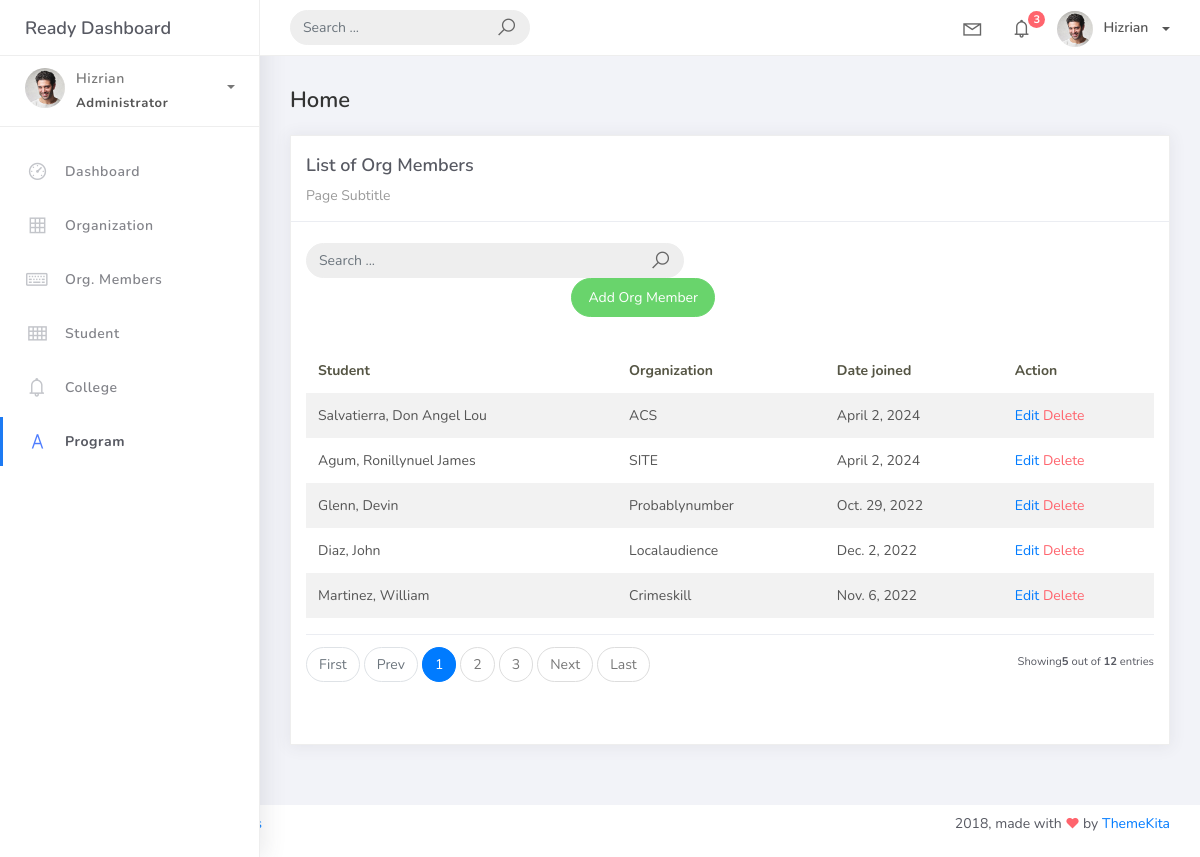
The page /orgmember_list on the database its author committed.
### studentorg/models.py (models this page shows)
class BaseModel(models.Model):
    created_at = models.DateTimeField(auto_now_add=True, db_index=True)
    updated_at = models.DateTimeField(auto_now=True)
    class Meta:
        abstract = True

class OrgMember(BaseModel):
    student = models. ForeignKey(Student, on_delete=models.CASCADE)
    organization = models. ForeignKey(Organization, on_delete=models.CASCADE)
    date_joined = models.DateField()

class Student(BaseModel):
    student_id = models.CharField(max_length=15)
    lastname = models.CharField(max_length=25)
    firstname = models.CharField(max_length=25)
    middlename = models.CharField(max_length=25, blank=True, null=True)
    program = models. ForeignKey (Program, on_delete=models.CASCADE)
    def __str__ (self):
        return f"{self.lastname}, {self.firstname}"

class Organization (BaseModel):
    name = models. CharField(max_length=250)
    college = models.ForeignKey(
        College, null=True, blank=True, on_delete=models.CASCADE)
    description = models.CharField(max_length=500)
    def __str__ (self):
        return self.name

### studentorg/views.py (the view)
# urls.py: path('orgmember_list', OrgMemberList.as_view(), name="orgmember-list"),
class OrgMemberList(ListView):
    model = OrgMember
    context_object_name = "org_members"
    template_name = "orgmemb_list.html"
    paginate_by = 5
    def get_queryset(self, *args, **kwargs):
        qs = super(OrgMemberList, self).get_queryset(*args, **kwargs)
        if self.request.GET.get('q') != None:
            query = self.request.GET.get('q')
            qs = qs.filter(Q(student__firstname__icontains=query) | Q(organization__name__icontains=query) | Q(date_joined__icontains=query))
        return qs

### templates/orgmemb_list.html
{% extends 'base.html' %}
{% load static %}
{% block content %}
<div class="content">
    <div class="container-fluid">
        <h4 class="page-title">Home</h4>
        <div class="row">
            <div class="col-md-12">
                <div class="card">
                    <div class="card-header">
                        <div class="card-title">List of Org Members</div>
                        <div class="card-category">Page Subtitle</div>
                    </div>
                    <br />
                    <div class="col-md-12 row">
                        <div class="col-md-6">
                            <form class="navbar-left navbar-form nav-search mr-md-3" action="{% url 'orgmember-list' %}">
                                <div class="input-group">
                                    <input type="text" placeholder="Search ..." class="form-control" name="q" />
                                    <div class="input-group-append">
                                        <span class="input-group-text">
                                            <i class="la la-search search-icon"></i>
                                        </span>
                                    </div>
                                </div>
                            </form>
                        </div>
                    </div>
                    <div class="col-md-6">
                        <div class="pull-right">
                            <a href="{% url 'orgmem-add' %}" class="btn btn-success btn-rounded">Add Org Member</a>
                        </div>
                    </div>
                    <div class="card-body">
                        <table class="table table-striped mt-3">
                            <thead>
                                <tr>
                                    <th scope="col">Student</th>
                                    <th scope="col">Organization</th>
                                    <th scope="col">Date joined</th>
                                    <th scope="col">Action</th>
                                </tr>
                            </thead>
                            <tbody>
                                {% for org_member in org_members %}
                                <tr>
                                    <td>{{ org_member.student }}</td>
                                    <td>{{ org_member.organization }}</td>
                                    <td>{{ org_member.date_joined }}</td>
                                    <td>
                                        <a href="/orgmem_list/{{ org_member.id }}">Edit</a>
                                        <a href="/orgmem_list/{{ org_member.id }}/delete" class="text-danger">Delete</a>
                                    </td>
                                </tr>
                                {% empty %}
                                <tr>
                                    <td colspan="4" style="text-align: center">
                                        <p class="text-sm font-weight-bold mb-0">No Records Found</p>
                                    </td>
                                </tr>
                                {% endfor %}
                            </tbody>
                        </table>
                        {% include 'includes/pagination.html' %}
                    </div>
                </div>
            </div>
        </div>
    </div>
</div>
{% endblock %}

### rows shown on the page
OrgMember: student "Salvatierra, Don Angel Lou", organization "ACS", date_joined "April 2, 2024"
OrgMember: student "Agum, Ronillynuel James", organization "SITE", date_joined "April 2, 2024"
OrgMember: student "Glenn, Devin", organization "Probablynumber", date_joined "Oct. 29, 2022"
OrgMember: student "Diaz, John", organization "Localaudience", date_joined "Dec. 2, 2022"
OrgMember: student "Martinez, William", organization "Crimeskill", date_joined "Nov. 6, 2022"

### other values the page prints
{{ page_num }} "1"
{{ page_num }} "2" "3"
{{ object_list.count }} "5"
{{ paginator.count }} "12"
